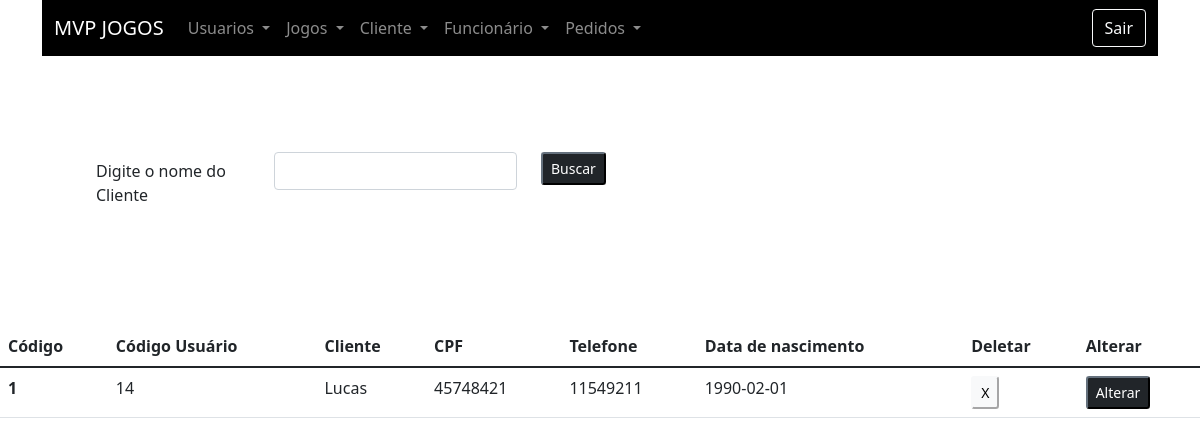
The app's page /views/listadeclientepornome.php (signed in) with its own data.
### tables this page shows
CREATE TABLE `tbclientes` (
  `codCli` int(6) NOT NULL,
  `codUsuFK` int(6) NOT NULL,
  `nomeCli` varchar(50) NOT NULL,
  `cpfCli` char(14) NOT NULL,
  `foneCli` char(12) NOT NULL,
  `datanasCli` date NOT NULL
);

### models/bancoclie.php (called while the page is built, shortened)
<?php
    function listatudoClienteNome($conexao,$nomecliente){
        $query = "select * from tbclientes where nomeCli like '%{$nomecliente}%'";
        $resultados = mysqli_query($conexao,$query);
        return $resultados;
    }
?>

### views/listadeclientepornome.php (the view, shortened to what this page needs)
<?php
include_once("header.php");
include_once("../models/conexao.php");
include_once("../models/bancoclie.php");
?>
<div class="container m-5 p-5">
<form action="listadeclientepornome.php" method="GET">
<div class="row mb-3">
<label for="inputName"class="col-sm-2 col-form-label">Digite o nome do Cliente</label>
<div class="col-sm-3">
<input type="text"class="form-control"name="nomecliente"id="inputName"required>
</div>
<div class="col-sm-3">
<button type="submit"class="btn-sm btn-dark">Buscar</button>
</div>
</div>
</form>
</div>
<table class="table">
<thead>
<tr>
<th scope="col">Código</th>
<th scope="col">Código Usuário</th>
<th scope="col">Cliente</th>
<th scope="col">CPF</th>
<th scope="col">Telefone</th>
<th scope="col">Data de nascimento</th>
<th scope="col">Deletar</th>
<th scope="col">Alterar</th>
</tr>
</thead>
<tbody>
<?php
$nomecliente = isset($_GET['nomecliente'])?$_GET['nomecliente']:"";
$cliente = listatudoClienteNome($conexao,$nomecliente);
foreach($cliente as $clientes):
?>
<tr>
<th scope="row"><?=$clientes['codCli'] ?></th>
<td><?=$clientes['codUsuFK'] ?></td>
<td><?=$clientes['nomeCli'] ?></td>
<td><?=$clientes['cpfCli'] ?></td>
<td><?=$clientes['foneCli'] ?></td>
<td><?=$clientes['datanasCli'] ?></td>
<td>
<form action="../controllers/deletarclie.php"method="POST">
<button type="submit"class="btn-sm btn-light">X</button>
</form>
</td>
<td>
<form action="alterarclie.php"method="POST">
<button type="submit"class="btn-sm btn-dark">Alterar</button>
</form>
</td>
</tr>
<?php
endforeach;
?>
</tbody>
</table>
<?php
include_once("footer.php");
?>

### records on screen
tbclientes: codCli "1", codUsuFK "14", nomeCli "Lucas", cpfCli "45748421", foneCli "11549211", datanasCli "1990-02-01"
